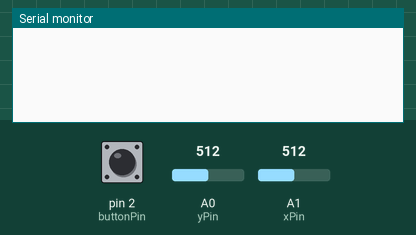
Recording of a sketch running on a simulated Arduino Uno, built with avr-gcc and run on an emulated ATmega328P. Shown: the last lines printed to the serial monitor. The test bench sets the inputs (shaded band); at power-on: A0 (yPin) = 512, A1 (xPin) = 512, pin 2 (buttonPin) HIGH.

Above: at 1.2 s.
1.3 s: A0 (yPin) set to 716
At 2.3 s:
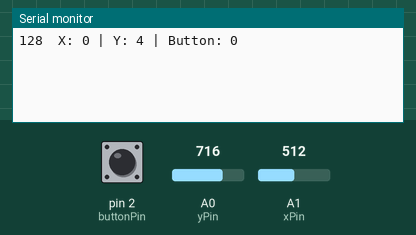
2.8 s: A1 (xPin) set to 716
At 3.4 s:
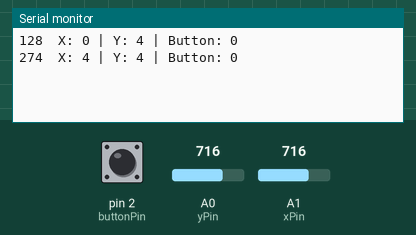
4.3 s: A0 (yPin) set to 900
At 5.5 s:
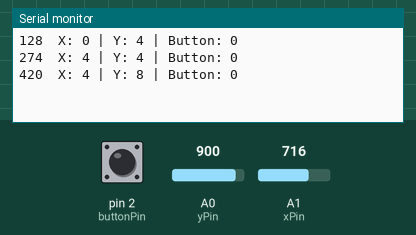
5.8 s: A1 (xPin) set to 900
At 7.0 s:
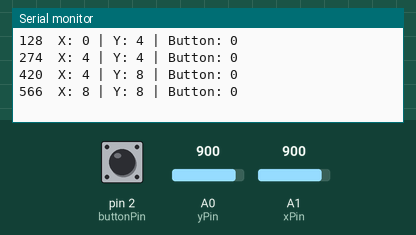
Timing chart, 0 to 8.3 s (numbered marks = the images above; inputs shaded):
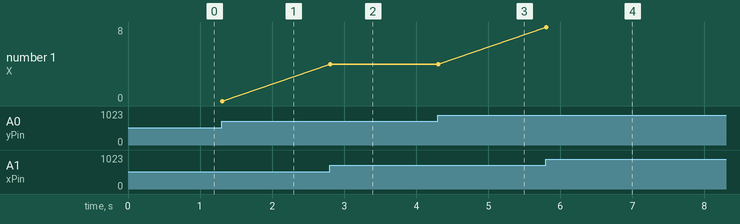

Measured:
- after the input at 1.3 s, the serial monitor: prints a new line at once (image 1)
- after the input at 2.8 s, the serial monitor: prints a new line at once (image 2)
- after the input at 4.3 s, the serial monitor: prints a new line at once (image 3)
- after the input at 5.8 s, the serial monitor: prints a new line at once (image 4)

The sketch:

JoystickPlay.ino
```cpp
int xPin = A1;
int yPin = A0;
int buttonPin = 2;

int xPosition = 0;
int yPosition = 0;
int buttonState = 0;

void setup() {
  // initialize serial communications at 9600 bps:
  Serial.begin(9600);

  pinMode(xPin, INPUT);
  pinMode(yPin, INPUT);

  //activate pull-up resistor on the push-button pin
  pinMode(buttonPin, INPUT_PULLUP);

  // For versions prior to Arduino 1.0.1
  // pinMode(buttonPin, INPUT);
  // digitalWrite(buttonPin, HIGH);

}

int x,y,b;
int i = 0;
int scale = 50; // this gives us from -10 to 10
int center = ( 1024 /2 ) / scale;

void loop() {
  i++;
  xPosition = analogRead(xPin) /scale - center;
  yPosition = analogRead(yPin) /scale - center;
  buttonState = digitalRead(buttonPin) /scale;


  if ( x != xPosition ||  y != yPosition || b != buttonState )
  {
    Serial.print(String(i) + '\t');
    Serial.print("X: ");
    Serial.print(xPosition);
    Serial.print(" | Y: ");
    Serial.print(yPosition);
    Serial.print(" | Button: ");
    Serial.println(buttonState);
  }

    x = xPosition ;
    y = yPosition ;
    b = buttonState ;
  delay(10); // add some delay between reads
}
```
